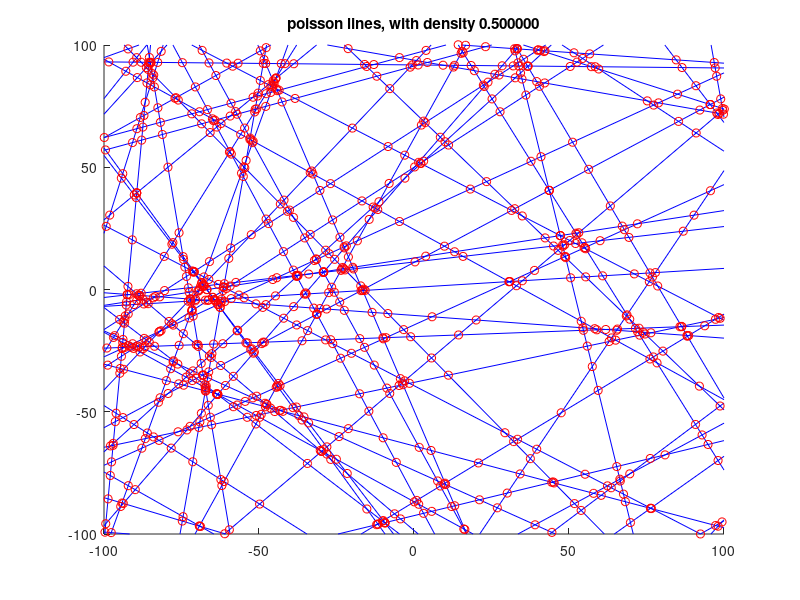

MATLAB code for this plot:
%% Draw Poisson lines
%
%   Draw Poisson lines, that is lines uniformly and isotropically
%   distributed in the plane.
%
%
%   ---------
%
%   author : David Legland 
%   INRA - TPV URPOI - BIA IMASTE
%   created the 24/06/2005
%


%% initializations

% clean up
clear all;
close all;

% line density
lambdaRho = .5;

% maximal distance of lines from origin
rhoMax = 150;

% number of lines
Nl = rhoMax*lambdaRho;

%% create lines

% use uniform distribution for \theta, and linear for \rho
theta = 2*pi*rand(Nl, 1);
rho   = rhoMax*rand(Nl, 1);

% convert to parametric representation
lines = createLine(rho, theta);


%% draw lines

% format output window
clf;
axis([-100 100 -100 100]);
hold on;

% draw Lines, automatically clipped
drawLine(lines);

% title
title(sprintf('poisson lines, with density %f', lambdaRho));

%% Also draw intersection points

% detect intersections
pts = zeros(0, 2);
for i=1:size(lines, 1)-1
    pts = [pts ; intersectLines(lines(i,:), lines(i+1:end, :))];
end

% remove cases with parallel cases (should not appear, but ...)
pts = pts(isfinite(pts(:,1)), :);

% draw points on image
hold on;
drawPoint(pts, 'ro');


